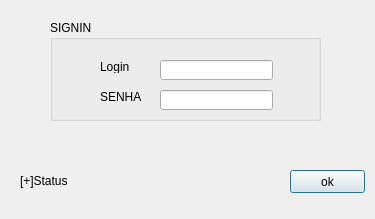
<?xml version="1.0" encoding="UTF-8"?>
<ui version="4.0">
 <class>Login</class>
 <widget class="QDialog" name="Login">
  <property name="geometry">
   <rect>
    <x>0</x>
    <y>0</y>
    <width>375</width>
    <height>219</height>
   </rect>
  </property>
  <property name="windowTitle">
   <string>Dialog</string>
  </property>
  <widget class="QLabel" name="label">
   <property name="geometry">
    <rect>
     <x>20</x>
     <y>160</y>
     <width>101</width>
     <height>41</height>
    </rect>
   </property>
   <property name="text">
    <string>[+]Status</string>
   </property>
  </widget>
  <widget class="QPushButton" name="btn_ok">
   <property name="geometry">
    <rect>
     <x>290</x>
     <y>170</y>
     <width>75</width>
     <height>23</height>
    </rect>
   </property>
   <property name="text">
    <string>ok</string>
   </property>
  </widget>
  <widget class="QGroupBox" name="groupBox">
   <property name="geometry">
    <rect>
     <x>50</x>
     <y>20</y>
     <width>271</width>
     <height>101</height>
    </rect>
   </property>
   <property name="title">
    <string>SIGNIN</string>
   </property>
   <widget class="QLineEdit" name="ln_login">
    <property name="geometry">
     <rect>
      <x>110</x>
      <y>40</y>
      <width>113</width>
      <height>20</height>
     </rect>
    </property>
   </widget>
   <widget class="QLabel" name="label_3">
    <property name="geometry">
     <rect>
      <x>50</x>
      <y>70</y>
      <width>46</width>
      <height>13</height>
     </rect>
    </property>
    <property name="text">
     <string>SENHA</string>
    </property>
   </widget>
   <widget class="QLineEdit" name="ln_senha">
    <property name="geometry">
     <rect>
      <x>110</x>
      <y>70</y>
      <width>113</width>
      <height>20</height>
     </rect>
    </property>
   </widget>
   <widget class="QLabel" name="label_2">
    <property name="geometry">
     <rect>
      <x>50</x>
      <y>40</y>
      <width>46</width>
      <height>13</height>
     </rect>
    </property>
    <property name="text">
     <string>Login</string>
    </property>
   </widget>
  </widget>
 </widget>
 <resources/>
 <connections/>
</ui>
